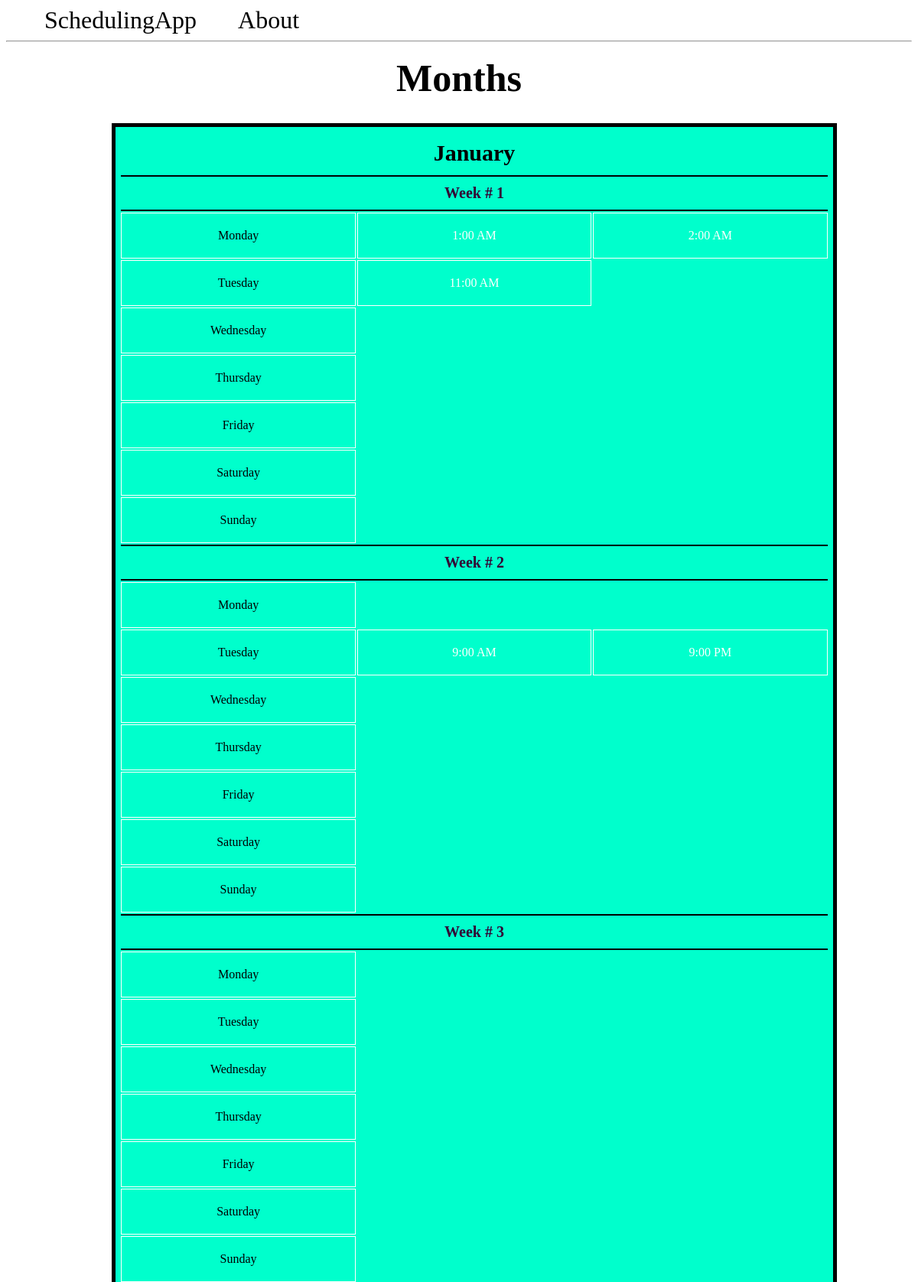
The page / (upper part) on the database its author committed.
### app.py (models this page shows, shortened)
class Month(db.Model):
  id = db.Column(db.Integer, primary_key=True)
  month = db.Column(db.String(100), nullable=False)
  weeks = db.relationship('Week', backref='month')

class Week(db.Model):
  id = db.Column(db.Integer, primary_key=True)
  month_id = db.Column(db.Integer, db.ForeignKey('month.id'))
  days = db.relationship('Day', backref='week')

class Day(db.Model):
  id = db.Column(db.Integer, primary_key=True)
  day = db.Column(db.String(100), nullable=False)
  week_id = db.Column(db.Integer, db.ForeignKey('week.id'))
  times = db.relationship('Time', backref='day')

class Time(db.Model):
  id = db.Column(db.Integer, primary_key=True)
  time = db.Column(db.String(100))
  day_id = db.Column(db.Integer, db.ForeignKey('day.id'))

### app.py (the view)
@app.route('/')
def index():
  months = Month.query.all()
  return render_template('index.html', months=months)

### templates/index.html
{% extends 'base.html' %}
{% block content %}
  <h1 class ="title">{% block title %} Months {% endblock %}</h1>
  <div class="monthContainer">
    {% for month in months %}
      <table class ="month">
          <tr>
            <th class="monthTitle", colspan = "10">{{month.month}}</th>
          </tr>
          {% for week in month.weeks %}
            <tr>
              <th class ="week", colspan = "10">Week # {{week.id}}</th>
            </tr>
            {% for day in week.days %}
              <tr>
                  <td class="cells"> <a href="{{ url_for('display_day', day_id=day.id)}}">{{day.day}}</a></td>
                  {% for time in day.times %}
                    <td class="cells">{{time.time}}</td>
                  {% endfor %}
              </tr>
            {% endfor %}
          {% endfor %}
      </table>
    {% endfor %}
  </div>
{% endblock %}

### static/base.css (style rules this page uses)
.title { text-align: center; margin: 10px; width: 100%; font-size: 50px; }
.monthContainer { position: relative; margin: auto; width: 80%; }
.month { text-align: center; flex: 20%; padding: 5px; margin: 20px; width: 100%; background-color: #00ffcc; border: 5px solid black; }
.monthTitle { font-size: 30px; text-align: center; padding: 10px; }
.week { color: #330033; text-decoration: none; text-align: center; font-size: 20px; padding: 10px; border-top: 2px solid black; border-bottom: 2px solid black; }
a:link { text-decoration: none; color: black; }
td { border: 1px solid white; color: #FFFF; padding: 20px; }
.cells { width: 20%; }

### rows shown on the page
Month: month "January"
Week: id "1"
Day: day "Monday"
Time: time "1:00 AM"
Time: time "2:00 AM"
Day: day "Tuesday"
Time: time "11:00 AM"
Day: day "Wednesday"
Day: day "Thursday"
Day: day "Friday"
Day: day "Saturday"
Day: day "Sunday"
Week: id "2"
Day: day "Monday"
Day: day "Tuesday"
Time: time "9:00 AM"
Time: time "9:00 PM"
Day: day "Wednesday"
Day: day "Thursday"
Day: day "Friday"
Day: day "Saturday"
Day: day "Sunday"
Week: id "3"
Day: day "Monday"
Day: day "Tuesday"
Day: day "Wednesday"
Day: day "Thursday"
Day: day "Friday"
Day: day "Saturday"
Day: day "Sunday"
